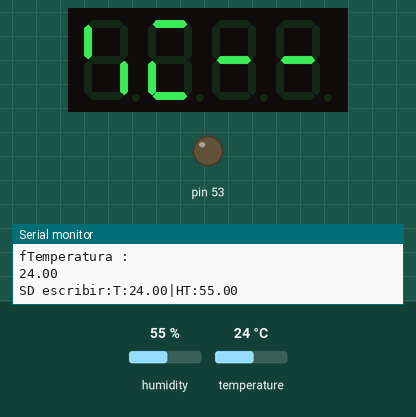
This sketch was run on a simulated Arduino Mega 2560, built with avr-gcc and run on an emulated ATmega2560. Shown: 4-digit seven-segment display, output pins drawn as LEDs (lit = HIGH), the last lines printed to the serial monitor. Wiring (inferred from the names in the program): 4-digit 7-segment display, segments lit when HIGH: segments pin 31, pin 35, pin 43, pin 39, pin 37, pin 33, pin 45; digit selects pin 22, pin 24, pin 26, pin 28. The inputs (shaded band) are chosen by the test bench; at power-on: humidity 55 %, temperature 24 °C. Storage starts empty; the segment pins are drawn as the display they are named for; pins used as bus, display or sensor lines are not drawn.

Above: at 4.8 s.
4.9 s: humidity set to 22 %
At 6.5 s:
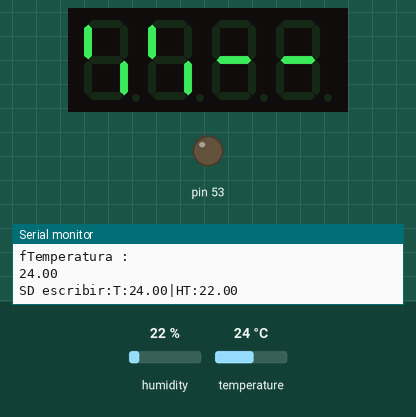
11.3 s: temperature set to 12 °C
At 13.2 s:
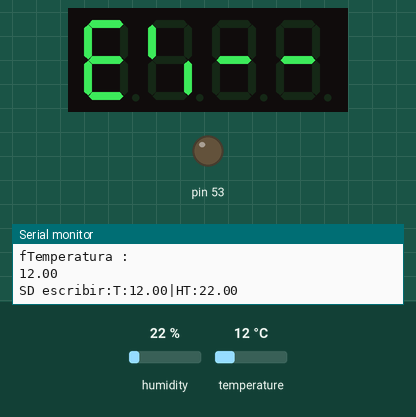
17.7 s: humidity set to 40 %
At 18.9 s:
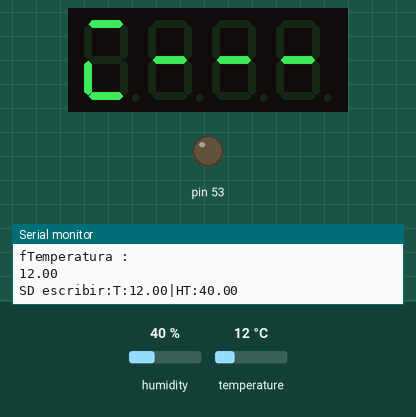
23.9 s: temperature set to 19 °C
At 25.0 s:
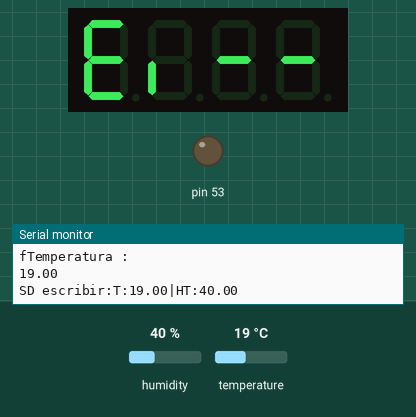
30.0 s: humidity set to 68 %
At 31.9 s:
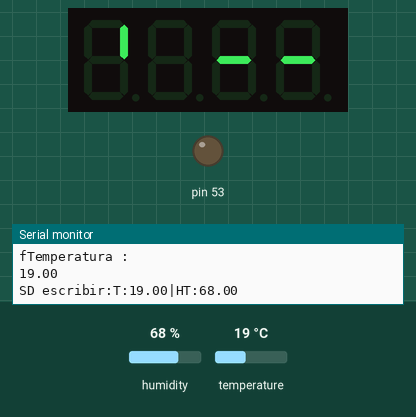
36.1 s: temperature set to 28 °C
At 37.1 s:
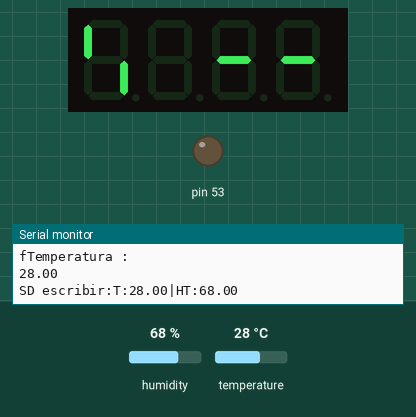
Timing chart, 0 to 39.1 s (numbered marks = the images above; inputs shaded):
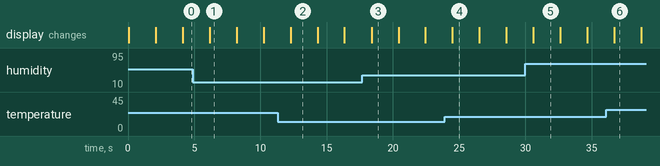

The sketch:

sensor_temperatura.ino
```cpp
#include "DHT.h"
#define DHTPIN 8
#define DHTTYPE DHT22   // DHT 22  (AM2302)
// Initialize DHT sensor for normal 16mhz Arduino
DHT dht(DHTPIN, DHTTYPE);


#include <SD.h>
const int chipSelect = 53;
void setupSD()
{
  pinMode(53, OUTPUT);
  // see if the card is present and can be initialized:
  if (!SD.begin(chipSelect))
  {
    Serial.print("SD begin: ERROR");
    return;
  }
}

void writeDatas( String data )
{
  File dataFile = SD.open("datalog.txt", FILE_WRITE);
  if (dataFile)
  {
    Serial.print("SD escribir:");
    Serial.println( data );

    dataFile.println(data);
    dataFile.close();
  }
  else
  {
    Serial.println("No se escribio dato en la SD");
  }
}

#include <EEPROM.h>
int Tc_100 = 0;
int count = 0;
boolean bAlternarDisplay = true;

int DHpin = 8; //humedad
byte dat [5]; //datos de humedad

int digit1 = 22; //PWM Display pin 1
int digit2 = 24; //PWM Display pin 2
int digit3 = 26; //PWM Display pin 6
int digit4 = 28; //28; //53 1º //PWM Display pin 8

//Pin mapping from Arduino to the ATmega DIP28 if you need it
//http://www.arduino.cc/en/Hacking/PinMapping
int segA = 31;//pin 11 LCD; //Display pin 14
int segB = 35;//pin 7  LCD; //Display pin 16
int segC = 43;//pin 4  LCD; //Display pin 13
int segD = 39;//pin 2  LCD; //Display pin 3
int segE = 37;//pin 1  LCD; //Display pin 5
int segF = 33;//pin 10 LCD; //Display pin 11
int segG = 45;//pin 5  LCD; //Display pin 15

void setup(void) {
  // initialize inputs/outputs
  // start serial port
  Serial.begin(9600);

  pinMode (DHpin, OUTPUT); //Humedad y temp


  pinMode(segA, OUTPUT);
  pinMode(segB, OUTPUT);
  pinMode(segC, OUTPUT);
  pinMode(segD, OUTPUT);
  pinMode(segE, OUTPUT);
  pinMode(segF, OUTPUT);
  pinMode(segG, OUTPUT);

  pinMode(digit1, OUTPUT);
  pinMode(digit2, OUTPUT);
  pinMode(digit3, OUTPUT);
  pinMode(digit4, OUTPUT);

  //Configuración de la SD
  setupSD();
  //Configuracion de DHT22
  dht.begin();
}

float fHumedad =0.0;
float fTemperatura =0.0;

void loop(void) {

  //For conversion of raw data to C
  int HighByte, LowByte, TReading, SignBit, Whole, Fract;
  byte i;
  byte present = 0;
  byte data[12];
  byte addr[8];
if ( count > 200 )
{
  count = 0;

  //-------- humedad y temperatura DHT22
  // Reading temperature or humidity takes about 250 milliseconds!
  // Sensor readings may also be up to 2 seconds 'old' (its a very slow sensor)
  fHumedad = dht.readHumidity();
  // Read temperature as Celsius
  fTemperatura = dht.readTemperature();

  // Check if any reads failed and exit early (to try again).
  if (isnan(fHumedad) || isnan(fTemperatura ) ) {
    Serial.println("Failed to read from DHT sensor!");
    return;
  }

   Serial.println( "fHumedad:" );
   Serial.println( fHumedad );

   Serial.println( "fTemperatura :" );
   Serial.println( fTemperatura );
  //------- Fin humedad
  //Escrimos los datos de temperatura y de humedad en la SD
  String data = "";
  data = "T:"+(String)fTemperatura +"|HT:"+(String)fHumedad;

  writeDatas( data );

  //Cada vez que sacamos los datos, señalizamos para alternar el dato a mostrar por el displey
  bAlternarDisplay = !bAlternarDisplay;
}
else
{
  count= count+1;

//Alterno entre la impresión de la temperatura y la humedad
  if ( bAlternarDisplay )
  {
    int iTemperaturaPrint = fTemperatura*100 ;
    displayNumber( iTemperaturaPrint );
  }
  else
  {
    int iHumedadPrint = fHumedad*100 ;
    displayNumber( iHumedadPrint );
  }


}

}


//Given a number, we display 10:22
//After running through the 4 numbers, the display is left turned off

//Display brightness
//Each digit is on for a certain amount of microseconds
//Then it is off until we have reached a total of 20ms for the function call
//Let's assume each digit is on for 1000us
//Each digit is on for 1ms, there are 4 digits, so the display is off for 16ms.
//That's a ratio of 1ms to 16ms or 6.25% on time (PWM).
//Let's define a variable called brightness that varies from:
//5000 blindingly bright (15.7mA current draw per digit)
//2000 shockingly bright (11.4mA current draw per digit)
//1000 pretty bright (5.9mA)
//500 normal (3mA)
//200 dim but readable (1.4mA)
//50 dim but readable (0.56mA)
//5 dim but readable (0.31mA)
//1 dim but readable in dark (0.28mA)

void displayNumber(int toDisplay) {
#define DISPLAY_BRIGHTNESS  100

#define DIGIT_ON  HIGH
#define DIGIT_OFF  LOW

  long beginTime = millis();

  for(int digit = 4 ; digit > 0 ; digit--) {

    //Turn on a digit for a short amount of time
    switch(digit) {
    case 1:
      digitalWrite(digit1, DIGIT_ON);
      break;
    case 2:
      digitalWrite(digit2, DIGIT_ON);
      break;
    case 3:
      digitalWrite(digit3, DIGIT_ON);
      break;
    case 4:
      digitalWrite(digit4, DIGIT_ON);
      break;
    }

    //Turn on the right segments for this digit
    lightNumber(toDisplay % 10);

    toDisplay /= 10;

    delayMicroseconds(DISPLAY_BRIGHTNESS);
    //Display digit for fraction of a second (1us to 5000us, 500 is pretty good)

    //Turn off all segments
    lightNumber(10);

    //Turn off all digits
    digitalWrite(digit1, DIGIT_OFF);
    digitalWrite(digit2, DIGIT_OFF);
    digitalWrite(digit3, DIGIT_OFF);
    digitalWrite(digit4, DIGIT_OFF);

  }

  while( (millis() - beginTime) < 10) ;
  //Wait for 20ms to pass before we paint the display again
}

//Given a number, turns on those segments
//If number == 10, then turn off number
void lightNumber(int numberToDisplay) {

#define SEGMENT_ON  LOW
#define SEGMENT_OFF HIGH

  switch (numberToDisplay){

  case 0:
    digitalWrite(segA, SEGMENT_ON);
    digitalWrite(segB, SEGMENT_ON);
    digitalWrite(segC, SEGMENT_ON);
    digitalWrite(segD, SEGMENT_ON);
    digitalWrite(segE, SEGMENT_ON);
    digitalWrite(segF, SEGMENT_ON);
    digitalWrite(segG, SEGMENT_OFF);
    break;

  case 1:
    digitalWrite(segA, SEGMENT_OFF);
    digitalWrite(segB, SEGMENT_ON);
    digitalWrite(segC, SEGMENT_ON);
    digitalWrite(segD, SEGMENT_OFF);
    digitalWrite(segE, SEGMENT_OFF);
    digitalWrite(segF, SEGMENT_OFF);
    digitalWrite(segG, SEGMENT_OFF);
    break;

  case 2:
    digitalWrite(segA, SEGMENT_ON);
    digitalWrite(segB, SEGMENT_ON);
    digitalWrite(segC, SEGMENT_OFF);
    digitalWrite(segD, SEGMENT_ON);
    digitalWrite(segE, SEGMENT_ON);
    digitalWrite(segF, SEGMENT_OFF);
    digitalWrite(segG, SEGMENT_ON);
    break;

  case 3:
    digitalWrite(segA, SEGMENT_ON);
    digitalWrite(segB, SEGMENT_ON);
    digitalWrite(segC, SEGMENT_ON);
    digitalWrite(segD, SEGMENT_ON);
    digitalWrite(segE, SEGMENT_OFF);
    digitalWrite(segF, SEGMENT_OFF);
    digitalWrite(segG, SEGMENT_ON);
    break;

  case 4:
    digitalWrite(segA, SEGMENT_OFF);
    digitalWrite(segB, SEGMENT_ON);
    digitalWrite(segC, SEGMENT_ON);
    digitalWrite(segD, SEGMENT_OFF);
    digitalWrite(segE, SEGMENT_OFF);
    digitalWrite(segF, SEGMENT_ON);
    digitalWrite(segG, SEGMENT_ON);
    break;

  case 5:
    digitalWrite(segA, SEGMENT_ON);
    digitalWrite(segB, SEGMENT_OFF);
    digitalWrite(segC, SEGMENT_ON);
    digitalWrite(segD, SEGMENT_ON);
    digitalWrite(segE, SEGMENT_OFF);
    digitalWrite(segF, SEGMENT_ON);
    digitalWrite(segG, SEGMENT_ON);
    break;

  case 6:
    digitalWrite(segA, SEGMENT_ON);
    digitalWrite(segB, SEGMENT_OFF);
    digitalWrite(segC, SEGMENT_ON);
    digitalWrite(segD, SEGMENT_ON);
    digitalWrite(segE, SEGMENT_ON);
    digitalWrite(segF, SEGMENT_ON);
    digitalWrite(segG, SEGMENT_ON);
    break;

  case 7:
    digitalWrite(segA, SEGMENT_ON);
    digitalWrite(segB, SEGMENT_ON);
    digitalWrite(segC, SEGMENT_ON);
    digitalWrite(segD, SEGMENT_OFF);
    digitalWrite(segE, SEGMENT_OFF);
    digitalWrite(segF, SEGMENT_OFF);
    digitalWrite(segG, SEGMENT_OFF);
    break;

  case 8:
    digitalWrite(segA, SEGMENT_ON);
    digitalWrite(segB, SEGMENT_ON);
    digitalWrite(segC, SEGMENT_ON);
    digitalWrite(segD, SEGMENT_ON);
    digitalWrite(segE, SEGMENT_ON);
    digitalWrite(segF, SEGMENT_ON);
    digitalWrite(segG, SEGMENT_ON);
    break;

  case 9:
    digitalWrite(segA, SEGMENT_ON);
    digitalWrite(segB, SEGMENT_ON);
    digitalWrite(segC, SEGMENT_ON);
    digitalWrite(segD, SEGMENT_ON);
    digitalWrite(segE, SEGMENT_OFF);
    digitalWrite(segF, SEGMENT_ON);
    digitalWrite(segG, SEGMENT_ON);
    break;

  case 10:
    digitalWrite(segA, SEGMENT_OFF);
    digitalWrite(segB, SEGMENT_OFF);
    digitalWrite(segC, SEGMENT_OFF);
    digitalWrite(segD, SEGMENT_OFF);
    digitalWrite(segE, SEGMENT_OFF);
    digitalWrite(segF, SEGMENT_OFF);
    digitalWrite(segG, SEGMENT_OFF);
    break;
  }
}
```

Measured:
- after the input at 4.9 s, the display: changes after 1.3 s (image 1)
- after the input at 11.3 s, the display: changes after 0.99 s (image 2)
- after the input at 17.7 s, the display: changes after 0.68 s (image 3)
- after the input at 23.9 s, the display: changes after 0.59 s (image 4)
- after the input at 30.0 s, the display: changes after 0.59 s (image 5)
- after the input at 36.1 s, the display: changes after 0.60 s (image 6)
- what the display in image 1 shows lasts 2.0 s, from 6.2 s to 8.2 s
